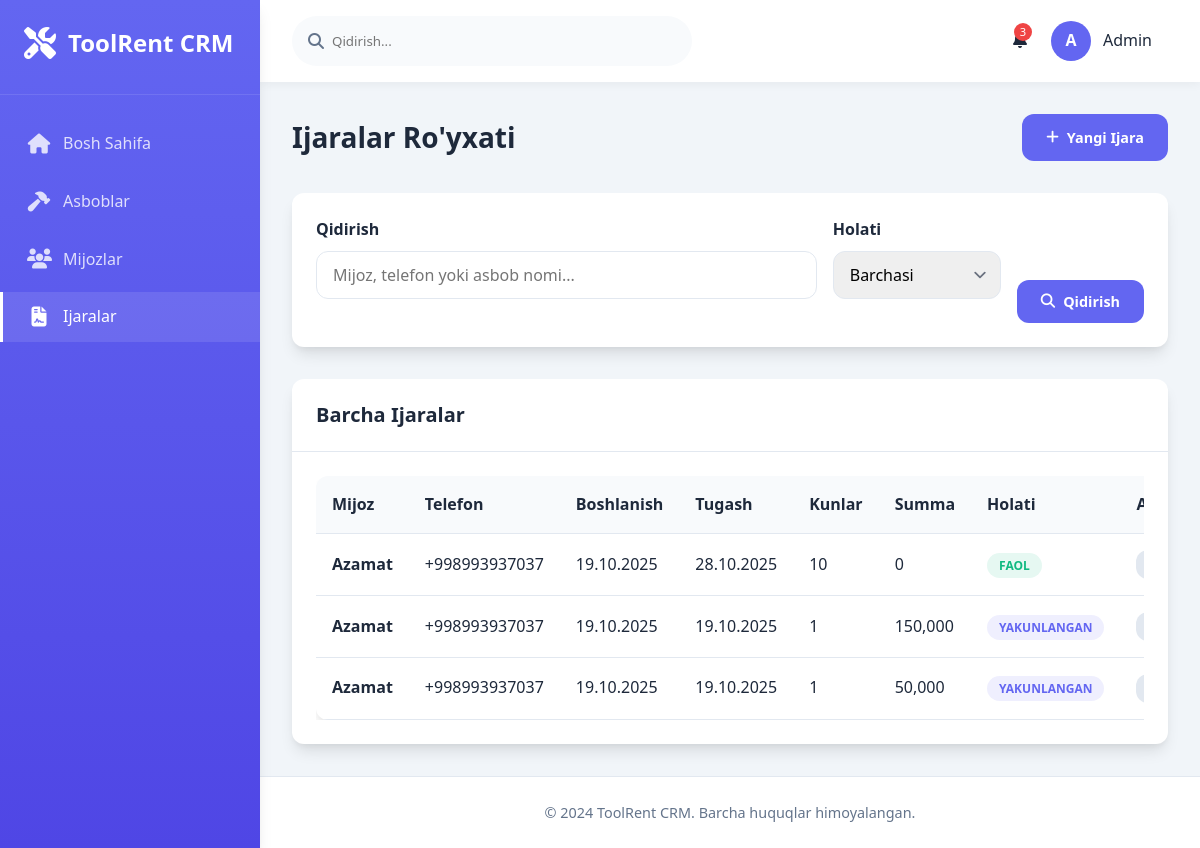
The page /rentals/ on the database its author committed.
### main/models.py (models this page shows, shortened)
class Rental(models.Model):
    STATUS_CHOICES = [
        ('active', 'Faol'),
        ('completed', 'Yakunlangan'),
        ('cancelled', 'Bekor qilingan'),
    ]
    customer = models.ForeignKey(Customer, on_delete=models.CASCADE, verbose_name="Mijoz")
    start_date = models.DateField(verbose_name="Boshlanish sanasi", default=timezone.now)
    end_date = models.DateField(null=True, blank=True, verbose_name="Tugash sanasi")
    total_amount = models.DecimalField(max_digits=12, decimal_places=2, default=0, verbose_name="Jami summa")
    status = models.CharField(max_length=20, choices=STATUS_CHOICES, default='active', verbose_name="Holati")
    created_at = models.DateTimeField(auto_now_add=True)
    def get_total_days(self):
        try:
            if self.end_date:
                days = (self.end_date - self.start_date).days
                return days + 1 if days >= 0 else 1
            else:
                today = timezone.now().date()
                days = (today - self.start_date).days
                return days + 1 if days >= 0 else 1
        except (TypeError, ValueError):
            return 1  # Xato yuz bersa, kamida 1 kun
    class Meta:
        verbose_name = "Ijara"
        verbose_name_plural = "Ijaralar"

class Customer(models.Model):
    name = models.CharField(max_length=200, verbose_name="Ism")
    phone = models.CharField(max_length=20, verbose_name="Telefon")
    address = models.TextField(verbose_name="Manzil")
    created_at = models.DateTimeField(auto_now_add=True)
    class Meta:
        verbose_name = "Mijoz"
        verbose_name_plural = "Mijozlar"

### main/views.py (the view)
# urls.py: path('rentals/', views.rental_list, name='rental_list'),
def rental_list(request):
    rentals = Rental.objects.all().order_by('-created_at')
    query = request.GET.get('q', '')
    status_filter = request.GET.get('status', '')
    if query:
        rentals = rentals.filter(
            Q(customer__name__icontains=query) |
            Q(customer__phone__icontains=query) |
            Q(rentalitem__tool__name__icontains=query)
        ).distinct()
    if status_filter:
        rentals = rentals.filter(status=status_filter)
    for rental in rentals:
        rental.current_days = rental.get_total_days()
    paginator = Paginator(rentals, 10)
    page_number = request.GET.get('page')
    page_obj = paginator.get_page(page_number)
    context = {
        'page_obj': page_obj,
        'query': query,
        'status_filter': status_filter,
    }
    return render(request, 'main/rental_list.html', context)

### main/templates/main/rental_list.html (shortened to what this page needs)
{% extends 'main/base.html' %}
{% block content %}
<div class="page-title">
    <h2>Ijaralar Ro'yxati</h2>
    <a href="{% url 'main:create_rental' %}" class="btn btn-primary">
        <i class="fas fa-plus"></i> Yangi Ijara
    </a>
</div>
<div class="card" style="margin-bottom: 2rem;">
    <div class="card-body">
        <form method="get" style="display: grid; grid-template-columns: 1fr auto auto; gap: 1rem; align-items: end;">
            <div class="form-group">
                <label class="form-label">Qidirish</label>
                <input type="text" name="q" value="{{ query }}" class="form-control" placeholder="Mijoz, telefon yoki asbob nomi...">
            </div>
            <div class="form-group">
                <label class="form-label">Holati</label>
                <select name="status" class="form-control form-select">
                    <option value="">Barchasi</option>
                </select>
            </div>
            <div>
                <button type="submit" class="btn btn-primary">
                    <i class="fas fa-search"></i> Qidirish
                </button>
            </div>
        </form>
    </div>
</div>
<div class="card">
    <div class="card-header">
        <h3>Barcha Ijaralar</h3>
    </div>
    <div class="card-body">
        <div class="table-container">
            <table class="table">
                <thead>
                    <tr>
                        <th>Mijoz</th>
                        <th>Telefon</th>
                        <th>Boshlanish</th>
                        <th>Tugash</th>
                        <th>Kunlar</th>
                        <th>Summa</th>
                        <th>Holati</th>
                        <th>Amallar</th>
                    </tr>
                </thead>
                <tbody>
                    {% for rental in page_obj %}
                    <tr>
                        <td>
                            <strong>{{ rental.customer.name }}</strong>
                        </td>
                        <td>{{ rental.customer.phone }}</td>
                        <td>{{ rental.start_date|date:"d.m.Y" }}</td>
                        <td>
                            {% if rental.end_date %}
                                {{ rental.end_date|date:"d.m.Y" }}
                            {% else %}
                                <span style="color: var(--gray);">-</span>
                            {% endif %}
                        </td>
                        <td class="number-format">{{ rental.current_days }}</td>
                        <td class="number-format">{{ rental.total_amount|floatformat:0 }}</td>
                        <td>
                            <span class="status-badge status-{{ rental.status }}">
                                {{ rental.get_status_display }}
                            </span>
                        </td>
                        <td>
                            <div style="display: flex; gap: 0.5rem;">
                                <a href="{% url 'main:rental_detail' rental.id %}" class="btn btn-secondary btn-sm">
                                </a>
                            </div>
                        </td>
                    </tr>
                    {% endfor %}
                </tbody>
            </table>
        </div>
    </div>
</div>
{% endblock %}

### main/templates/main/base.html (style rules this page uses)
:root { --primary: #6366f1; --primary-dark: #4f46e5; --secondary: #f8fafc; --accent: #10b981; --danger: #ef4444; --warning: #f59e0b; --dark: #1e293b; --light: #f8fafc; --gray: #64748b; --gray-light: #e2e8f0; --shadow: 0 10px 15px -3px rgba(0, 0, 0, 0.1), 0 4px 6px -2px rgba(0, 0, 0, 0.05); --radius: 12px; --transition: all 0.3s ease; }
* { margin: 0; padding: 0; box-sizing: border-box; font-family: 'Segoe UI', system-ui, sans-serif; }
body { background-color: #f1f5f9; color: var(--dark); line-height: 1.6; }
.page-title { display: flex; justify-content: space-between; align-items: center; margin-bottom: 2rem; }
.page-title h2 { font-size: 1.75rem; font-weight: 700; color: var(--dark); }
.btn { padding: 0.75rem 1.5rem; border-radius: var(--radius); border: none; font-weight: 600; cursor: pointer; transition: var(--transition); display: inline-flex; align-items: center; justify-content: center; text-decoration: none; font-size: 0.9rem; }
.btn i { margin-right: 0.5rem; }
.btn-primary { background: var(--primary); color: white; }
.btn-secondary { background: var(--gray-light); color: var(--dark); }
.btn-sm { padding: 0.5rem 1rem; font-size: 0.8rem; }
.card { background: white; border-radius: var(--radius); box-shadow: var(--shadow); overflow: hidden; }
.card-header { padding: 1.25rem 1.5rem; border-bottom: 1px solid var(--gray-light); display: flex; justify-content: space-between; align-items: center; }
.card-header h3 { font-size: 1.25rem; font-weight: 600; }
.card-body { padding: 1.5rem; }
.table-container { overflow-x: auto; }
.table { width: 100%; border-collapse: collapse; background: white; border-radius: var(--radius); overflow: hidden; box-shadow: var(--shadow); }
.table th, .table td { padding: 1rem; text-align: left; border-bottom: 1px solid var(--gray-light); }
.table th { background: var(--secondary); font-weight: 600; color: var(--dark); }
.status-badge { padding: 0.25rem 0.75rem; border-radius: 50px; font-size: 0.75rem; font-weight: 600; text-transform: uppercase; }
.status-active { background: rgba(16, 185, 129, 0.1); color: var(--accent); }
.status-completed { background: rgba(99, 102, 241, 0.1); color: var(--primary); }
.form-group { margin-bottom: 1.5rem; }
.form-label { display: block; margin-bottom: 0.5rem; font-weight: 600; color: var(--dark); }
.form-control { width: 100%; padding: 0.75rem 1rem; border: 1px solid var(--gray-light); border-radius: var(--radius); font-size: 1rem; transition: var(--transition); }
.form-select { background-position: right 0.5rem center; background-repeat: no-repeat; background-size: 1.5em 1.5em; padding-right: 2.5rem; -webkit-appearance: none; -moz-appearance: none; appearance: none; }
.number-format { font-feature-settings: "tnum"; font-variant-numeric: tabular-nums; }

### rows shown on the page
Rental: customer.name "Azamat", customer.phone "+998993937037", start_date "19.10.2025", end_date "28.10.2025", current_days "10", total_amount "0", status "FAOL"
Rental: customer.name "Azamat", customer.phone "+998993937037", start_date "19.10.2025", end_date "19.10.2025", current_days "1", total_amount "150,000", status "YAKUNLANGAN"
Rental: customer.name "Azamat", customer.phone "+998993937037", start_date "19.10.2025", end_date "19.10.2025", current_days "1", total_amount "50,000", status "YAKUNLANGAN"
